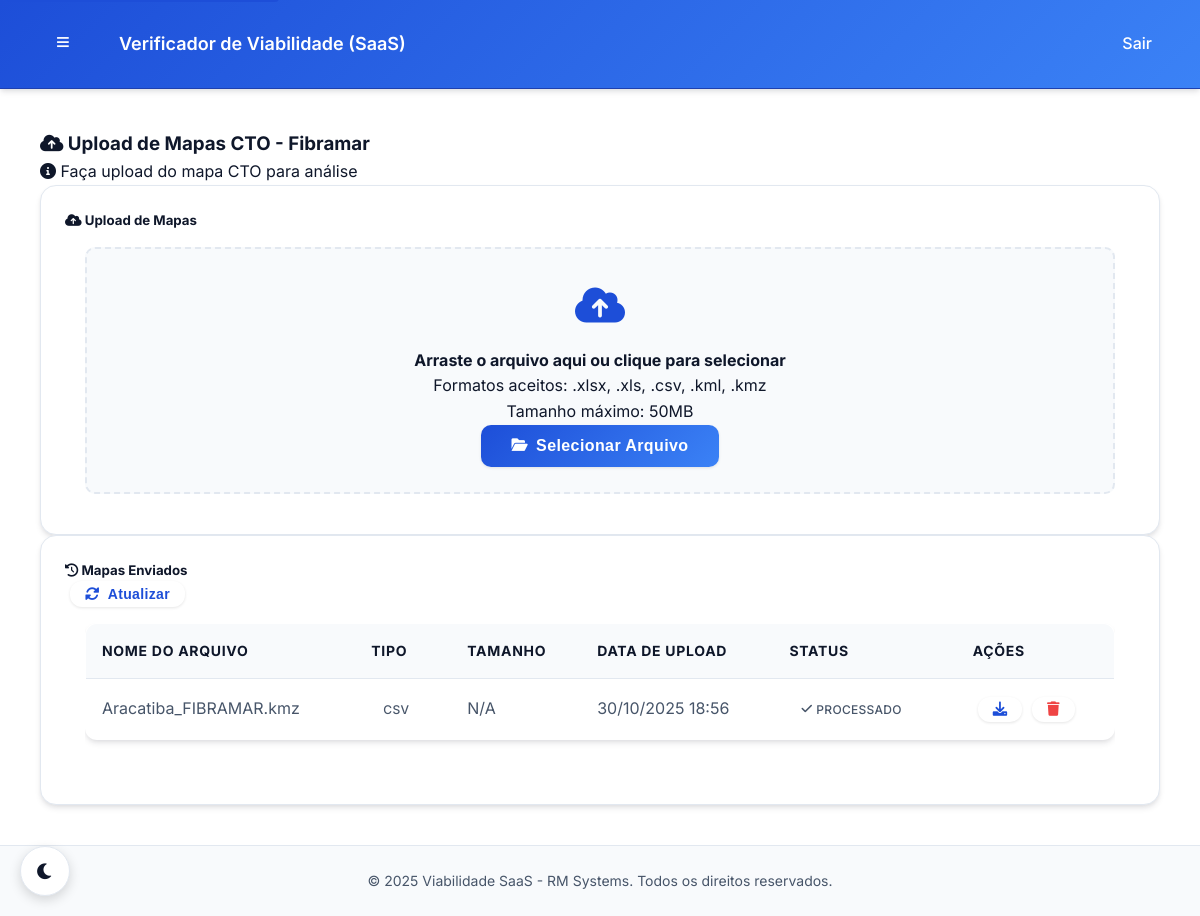
Screenshot of /fibramar/upload/ (signed in) with the database file from the repository.
### core/models.py (models this page shows, shortened)
class Company(models.Model):
    name = models.CharField(max_length=200, verbose_name="Nome da Empresa")
    slug = models.SlugField(max_length=200, unique=True, verbose_name="Slug", help_text="URL amigável para a empresa")
    cnpj = models.CharField(max_length=18, unique=True, verbose_name="CNPJ")
    email = models.EmailField(verbose_name="E-mail da Empresa")
    phone = models.CharField(max_length=20, blank=True, verbose_name="Telefone")
    address = models.TextField(blank=True, verbose_name="Endereço")
    is_active = models.BooleanField(default=True, verbose_name="Ativa")
    created_at = models.DateTimeField(auto_now_add=True, verbose_name="Criada em")
    updated_at = models.DateTimeField(auto_now=True, verbose_name="Atualizada em")
    class Meta:
        verbose_name = "Empresa"
        verbose_name_plural = "Empresas"
        ordering = ['name']

class CTOMapFile(models.Model):
    FILE_TYPES = [
        ('kml', 'KML'),
        ('kmz', 'KMZ'),
        ('csv', 'CSV'),
        ('xls', 'XLS'),
        ('xlsx', 'XLSX'),
    ]
    PROCESSING_STATUS = [
        ('pending', 'Pendente'),
        ('processing', 'Processando'),
        ('completed', 'Concluído'),
        ('failed', 'Falhou'),
    ]
    file = models.FileField(upload_to="cto_maps/", verbose_name="Arquivo")
    description = models.CharField(max_length=255, blank=True, verbose_name="Descrição")
    file_type = models.CharField(max_length=10, choices=FILE_TYPES, default='csv', verbose_name="Tipo de Arquivo")
    company = models.ForeignKey(
        Company,
        on_delete=models.CASCADE,
        related_name='cto_maps',
        verbose_name="Empresa"
    )
    uploaded_by = models.ForeignKey(
        CustomUser,
        on_delete=models.CASCADE,
        related_name='uploaded_maps',
        verbose_name="Enviado por"
    )
    uploaded_at = models.DateTimeField(auto_now_add=True, verbose_name="Enviado em")
    processing_status = models.CharField(
        max_length=20,
        choices=PROCESSING_STATUS,
        default='pending',
        verbose_name="Status de Processamento"
    )
    is_processed = models.BooleanField(default=False, verbose_name="Processado")
    processed_at = models.DateTimeField(null=True, blank=True, verbose_name="Processado em")
    analysis_id = models.CharField(max_length=100, blank=True, verbose_name="ID da Análise")
    viability_score = models.IntegerField(null=True, blank=True, verbose_name="Score de Viabilidade")
    processing_time = models.FloatField(null=True, blank=True, verbose_name="Tempo de Processamento (s)")
    analysis_results = models.JSONField(default=dict, blank=True, verbose_name="Resultados da Análise")
    issues_found = models.JSONField(default=list, blank=True, verbose_name="Problemas Encontrados")
    recommendations = models.JSONField(default=list, blank=True, verbose_name="Recomendações")
    file_size = models.BigIntegerField(null=True, blank=True, verbose_name="Tamanho do Arquivo (bytes)")
    coordinates_count = models.IntegerField(null=True, blank=True, verbose_name="Número de Coordenadas")
    updated_at = models.DateTimeField(auto_now=True, verbose_name="Atualizado em")
    class Meta:
        verbose_name = "Mapa CTO"
        verbose_name_plural = "Mapas CTO"
        ordering = ['-uploaded_at']
        indexes = [
            models.Index(fields=['company', 'processing_status']),
            models.Index(fields=['uploaded_by', 'uploaded_at']),
            models.Index(fields=['file_type', 'is_processed']),
        ]
    @property
    def file_name(self):
        return os.path.basename(self.file.name) if self.file else ""

### core/views.py (the view)
@login_required
@company_access_required(require_admin=False, allow_user_role=True)
def company_map_upload_page(request, company_slug):
    import os
    company = get_object_or_404(Company, slug=company_slug)
    maps = CTOMapFile.objects.filter(company=company).order_by('-uploaded_at')[:20]
    for map in maps:
        try:
            if map.file and map.file.name:
                map.file_size_bytes = os.path.getsize(map.file.path) if os.path.exists(map.file.path) else None
                map.original_filename = os.path.basename(map.file.name)
            else:
                map.file_size_bytes = None
                map.original_filename = getattr(map, 'description', 'N/A')
        except (FileNotFoundError, ValueError, OSError):
            map.file_size_bytes = None
            map.original_filename = getattr(map, 'description', 'N/A')
    context = {
        'company': company,
        'maps': maps,
    }
    return render(request, 'core/upload_page.html', context)

### core/models.py (called while the page is built)
    @property
    def is_rm_admin(self):
        return self.role == 'RM' or self.is_superuser

    @property
    def is_company_admin(self):
        return self.role == 'COMPANY_ADMIN'

### core/templates/core/upload_page.html (shortened to what this page needs)
{% extends 'base.html' %}
{% load static %}
{% block body_class %}upload-page{% endblock %}
{% block extra_head %}
<link rel="stylesheet" href="{% static 'css/verificador.css' %}">
{% endblock %}
{% block content %}
<div class="main-content">
    <div class="d-flex justify-content-between align-items-center mb-4">
        <h3>
            <i class="fas fa-cloud-upload-alt me-2"></i>
            Upload de Mapas CTO - {{ company.name }}
        </h3>
        <div class="text-muted">
            <i class="fas fa-info-circle me-1"></i>
            Faça upload do mapa CTO para análise
        </div>
    </div>
    <div class="card mb-4">
        <div class="card-header">
            <h5 class="mb-0">
                <i class="fas fa-cloud-upload-alt me-2"></i>
                Upload de Mapas
            </h5>
        </div>
        <div class="card-body">
            <div class="upload-area" id="uploadArea">
                <div class="upload-icon">
                    <i class="fas fa-cloud-upload-alt"></i>
                </div>
                <h4>Arraste o arquivo aqui ou clique para selecionar</h4>
                <p class="text-muted mb-3">
                    Formatos aceitos: .xlsx, .xls, .csv, .kml, .kmz<br>
                    Tamanho máximo: 50MB
                </p>
                <button type="button" class="btn btn-primary" id="selectFileBtn">
                    <i class="fas fa-folder-open me-2"></i>
                    Selecionar Arquivo
                </button>
            </div>
        </div>
    </div>
    <div class="card">
        <div class="card-header d-flex justify-content-between align-items-center">
            <h5 class="mb-0">
                <i class="fas fa-history me-2"></i>
                Mapas Enviados
            </h5>
            <button class="btn btn-sm btn-outline-primary" onclick="location.reload()">
                <i class="fas fa-sync-alt"></i> Atualizar
            </button>
        </div>
        <div class="card-body p-0">
            {% if maps %}
                <div class="table-responsive">
                    <table class="table table-hover mb-0">
                        <thead class="table-light">
                            <tr>
                                <th class="border-0">Nome do Arquivo</th>
                                <th class="border-0">Tipo</th>
                                <th class="border-0">Tamanho</th>
                                <th class="border-0">Data de Upload</th>
                                <th class="border-0">Status</th>
                                <th class="border-0">Ações</th>
                            </tr>
                        </thead>
                        <tbody>
                            {% for map in maps %}
                                <tr>
                                    <td class="fw-bold">{{ map.original_filename|default:map.file_name }}</td>
                                    <td>
                                        <span class="badge bg-info">
                                            {{ map.file_type|upper|default:"N/A" }}
                                        </span>
                                    </td>
                                    <td>
                                        {% if map.file_size_bytes %}
                                            {{ map.file_size_bytes|filesizeformat }}
                                        {% else %}
                                            <span class="text-muted">N/A</span>
                                        {% endif %}
                                    </td>
                                    <td>{{ map.uploaded_at|date:"d/m/Y H:i" }}</td>
                                    <td>
                                        {% if map.is_processed %}
                                            <span class="badge bg-success">
                                                <i class="fas fa-check me-1"></i>
                                                Processado
                                            </span>
                                        {% else %}
                                            <span class="badge bg-warning">
                                                <i class="fas fa-clock me-1"></i>
                                                Pendente
                                            </span>
                                        {% endif %}
                                    </td>
                                    <td>
                                        <div class="btn-group" role="group">
                                            <a href="{% url 'company:map_download' company_slug=company.slug pk=map.pk %}"
                                               class="btn btn-outline-primary btn-sm"
                                               title="Download">
                                                <i class="fas fa-download"></i>
                                            </a>
                                            <form method="post" action="{% url 'company:map_delete' company_slug=company.slug pk=map.pk %}" style="display: inline;">
                                                <button type="submit"
                                                        class="btn btn-outline-danger btn-sm"
                                                        title="Excluir"
                                                        onclick="return confirm('Tem certeza que deseja excluir este arquivo?')">
                                                    <i class="fas fa-trash"></i>
                                                </button>
                                            </form>
                                        </div>
                                    </td>
                                </tr>
                            {% endfor %}
                        </tbody>
                    </table>
                </div>
            {% endif %}
        </div>
    </div>
</div>
{% endblock %}

### static/css/theme_colors.css (style rules this page uses)
:root { --rm-primary: #1D4ED8; --rm-primary-dark: #1E40AF; --rm-primary-light: #3B82F6; --rm-primary-50: #EFF6FF; --rm-primary-100: #DBEAFE; --rm-gray-900: #0F172A; --rm-gray-800: #1E293B; --rm-gray-700: #334155; --rm-gray-600: #475569; --rm-gray-500: #64748B; --rm-gray-400: #94A3B8; --rm-gray-300: #CBD5E1; --rm-gray-200: #E2E8F0; --rm-gray-100: #F1F5F9; --rm-gray-50: #F8FAFC; --rm-white: #FFFFFF; --rm-black: #000000; --rm-success: #10B981; --rm-success-dark: #059669; --rm-warning: #F59E0B; --rm-warning-dark: #D97706; --rm-error: #EF4444; --rm-error-dark: #DC2626; --rm-info: #3B82F6; --rm-gradient-primary: linear-gradient(135deg, #1D4ED8 0%, #3B82F6 100%); --rm-gradient-secondary: linear-gradient(135deg, #F8FAFC 0%, #EFF6FF 100%); --rm-gradient-dark: linear-gradient(135deg, #0F172A 0%, #1E293B 100%); --rm-shadow-sm: 0 1px 2px 0 rgba(15, 23, 42, 0.05); --rm-shadow: 0 4px 6px -1px rgba(15, 23, 42, 0.1), 0 2px 4px -1px rgba(15, 23, 42, 0.06); --rm-shadow-md: 0 10px 15px -3px rgba(15, 23, 42, 0.1), 0 4px 6px -2px rgba(15, 23, 42, 0.05); --rm-shadow-lg: 0 20px 25px -5px rgba(15, 23, 42, 0.1), 0 10px 10px -5px rgba(15, 23, 42, 0.04); --rm-shadow-xl: 0 25px 50px -12px rgba(15, 23, 42, 0.25); --rm-bg-primary: var(--rm-white); --rm-bg-secondary: var(--rm-gray-50); --rm-bg-tertiary: var(--rm-gray-100); --rm-bg-accent: var(--rm-primary-50); --rm-text-primary: var(--rm-gray-900); --rm-text-secondary: var(--rm-gray-600); --rm-text-tertiary: var(--rm-gray-500); --rm-text-inverse: var(--rm-white); --rm-border-primary: var(--rm-gray-200); --rm-border-secondary: var(--rm-gray-300); --rm-border-accent: var(--rm-primary-100); --rm-card-bg: var(--rm-white); --rm-card-border: var(--rm-gray-200); --rm-card-shadow: var(--rm-shadow); --rm-input-bg: var(--rm-white); --rm-input-border: var(--rm-gray-300); --rm-input-focus: var(--rm-primary); --rm-button-primary: var(--rm-primary); --rm-button-primary-hover: var(--rm-primary-dark); --rm-button-secondary: var(--rm-gray-100); --rm-button-secondary-hover: var(--rm-gray-200); --rm-nav-bg: var(--rm-white); --rm-nav-border: var(--rm-gray-200); --rm-nav-shadow: var(--rm-shadow-sm); --rm-sidebar-bg: var(--rm-gray-50); --rm-sidebar-border: var(--rm-gray-200); --rm-header-bg: var(--rm-gradient-primary); --rm-header-border: var(--rm-primary-dark); --rm-header-shadow: var(--rm-shadow); --rm-footer-bg: var(--rm-gray-50); --rm-footer-border: var(--rm-gray-200); --rm-footer-text: var(--rm-gray-600); }
* { transition: background-color 0.3s ease, border-color 0.3s ease, color 0.3s ease, box-shadow 0.3s ease; }

### static/css/global.css (style rules this page uses)
body { background-color: var(--rm-bg-primary); color: var(--rm-text-primary); transition: background-color 0.3s ease, color 0.3s ease; }

### static/css/verificador.css (style rules this page uses)
.main-content { padding: 20px 60px; background: var(--rm-bg-primary); color: var(--rm-text-primary); max-width: 1200px; margin: 0 0 0 40px; }
.upload-area { background: var(--rm-bg-secondary); border-radius: 10px; padding: 25px; text-align: center; border: 2px dashed var(--rm-border-primary); transition: all 0.3s; cursor: pointer; margin: 0; }
.upload-icon { font-size: 2.5rem; color: var(--rm-primary); margin-bottom: 10px; }
.btn-primary { background: var(--rm-gradient-primary); border: none; border-radius: 10px; padding: 12px 30px; font-weight: 600; transition: all 0.3s; }
.btn-sm { padding: 5px 15px; font-size: 0.875rem; margin-left: 5px; }

### templates/base.html (style rules this page uses)
.main-container, .main-content, .container, .form-container { max-width: 1200px; margin: 0 auto; padding: 20px; width: 100%; box-sizing: border-box; }
.card, .upload-area { margin: 0 auto; }

### rows the page displays
Company: name "Fibramar"
CTOMapFile: original_filename "Aracatiba_FIBRAMAR.kmz", file_type "CSV", shows "N/A", uploaded_at "30/10/2025 18:56", is_processed True (drawn)
